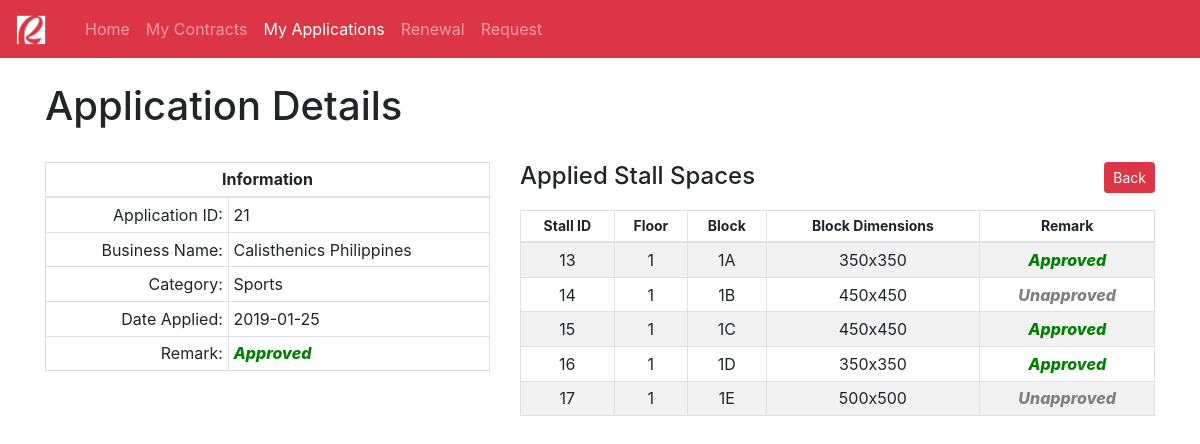
/client-view-application-details.php?app_id=21, run on the app's committed database.
### tables this page shows
CREATE TABLE `applied_stall` (
  `app_id` int(11) NOT NULL,
  `client_id` int(11) NOT NULL,
  `category_id` int(11) NOT NULL,
  `business_name` varchar(128) DEFAULT NULL,
  `date_applied` datetime DEFAULT CURRENT_TIMESTAMP,
  `date_approved` datetime DEFAULT NULL,
  `application_status` varchar(32) DEFAULT 'Unapproved',
  `applied_term` varchar(32) NOT NULL,
  `start_date` datetime,
  `end_date` datetime
);

CREATE TABLE `business_classification` (
  `category_id` int(11) NOT NULL,
  `category_name` varchar(64) NOT NULL
);

CREATE TABLE `applied_stall_details` (
  `id` int(11) NOT NULL,
  `app_id` int(11) NOT NULL,
  `stall_id` int(11) NOT NULL,
  `stall_application_status` varchar(32) DEFAULT 'Unapproved'
);

CREATE TABLE `stalls` (
  `stall_id` int(11) NOT NULL,
  `floor_no` varchar(1) NOT NULL,
  `block_no` varchar(20) NOT NULL,
  `block_dimension` varchar(11) NOT NULL,
  `stall_price` double NOT NULL,
  `price_date_effectivity` datetime DEFAULT NULL
);

### client-view-application-details.php (the view, shortened to what this page needs)
<!DOCTYPE html>
<html lang="en">
<head>
    <link rel="stylesheet" href="bootstrap-4.2.1-dist/css/bootstrap.min.css">
    <nav class="navbar navbar-expand-lg navbar-dark bg-danger">
        <a class="navbar-brand" href="index.php">
            <img src="img/rob.png" width="30" height="30" alt="">
        </a>
        <div class="container">
            <div class="collapse navbar-collapse" id="navbarNav">
                <ul class="navbar-nav">
                    <li class="nav-item ">
                        <a class="nav-link" href="old-user.php?client_id=<?php echo $_GET['client_id'];?>">Home</a>
                    </li>
                    <li class="nav-item ">
                        <a class="nav-link" href="client-contracts.php?client_id=<?php echo $_GET['client_id'];?>">My Contracts</a>
                    </li>
                    <li class="nav-item active">
                        <a class="nav-link" href="client-application.php?client_id=<?php echo $_GET['client_id'];?>">My Applications</a>
                    </li>
                    <li class="nav-item">
                        <a class="nav-link" href="client-renewal.php?client_id=<?php echo $_GET['client_id'];?>">Renewal</a>
                    </li>
                    <li class="nav-item">
                        <a class="nav-link" href="client-application-request.php?client_id=<?php echo $_GET['client_id'];?>">Request</a>
                    </li>
                </ul>
            </div>
        </div>
    </nav>
</head>
<body>
    <div class="container">
            <br><h1>Application Details</h1><br>
        <div class="row">
            <div class="col-md-5">
                    <?php
                        require_once "api/config.php";
                        $app_id = $_GET['app_id'];
                        $client_id = $_GET['client_id'];
                        $sql_applied_stall = "SELECT * FROM applied_stall ap
                        INNER JOIN business_classification bc ON ap.category_id = bc.category_id WHERE app_id = $app_id";
                        $result_applied_stall = mysqli_query($link, $sql_applied_stall);
                        if(mysqli_num_rows($result_applied_stall) > 0 ){
                            while($row_applied_stall = mysqli_fetch_assoc($result_applied_stall)){
                                echo '<table class="table table-bordered table-sm">';
                                    echo '<tr align="center">';
                                        echo '<th colspan="2">Information</th>';
                                    echo '</tr>';
                                    echo '<tbody>';
                                        echo '<tr>';
                                            echo '<td align="right">Application ID:</td>';
                                            echo '<td>' . $row_applied_stall['app_id'] . '</td>';
                                        echo '</tr>';
                                        echo '<tr>';
                                            echo '<td align="right">Business Name:</td>';
                                            echo '<td>' . $row_applied_stall['business_name'] . '</td>';
                                        echo '</tr>';
                                        echo '<tr>';
                                            echo '<td align="right">Category:</td>';
                                            echo '<td>' . $row_applied_stall['category_name'] . '</td>';
                                        echo '</tr>';
                                        echo '<tr>';
                                            echo '<td align="right">Date Applied:</td>';
                                            $old_date_applied = strtotime($row_applied_stall['date_applied']);
                                            $new_date_applied = date('Y-m-d', $old_date_applied);
                                            echo '<td>' . $new_date_applied . '</td>';
                                        echo '</tr>';
                                        echo '<tr>';
                                            echo '<td align="right">Remark:</td>';
                                                if($row_applied_stall['application_status'] == 'Approved'){
                                                    echo "<td style='color: green; font-style: italic; font-weight: 800;'>" . $row_applied_stall['application_status'] . "</td>";
                                                }elseif($row_applied_stall['application_status'] == 'Unapproved'){
                                                    echo "<td style='color: gray; font-style: italic; font-weight: 800;'>" . $row_applied_stall['application_status'] . "</td>";
                                                }elseif($row_applied_stall['application_status'] == 'Disapproved'){
                                                    echo "<td style='color: red; font-style: italic; font-weight: 800;'>" . $row_applied_stall['application_status'] . "</td>";
                                                }
                                        echo '</tr>';
                                    echo '</tbody>';
                                echo '</table>';
                            }
                        }
                    ?>
            </div>
            <div class="col-md-7">
            <h4 class="float-left">Applied Stall Spaces</h4>
            <a href="client-application.php?client_id=<?php echo $client_id;?>" class="btn btn-danger btn-sm float-right">Back</a>
            <br /><br />
                <table class="table table-sm table-bordered table-striped">
                    <thead align="center" style="font-size: 14px;">
                        <th>Stall ID</th>
                        <th>Floor</th>
                        <th>Block</th>
                        <th>Block Dimensions</th>
                        <th>Remark</th>
                    </thead>
                <?php
                        require_once "api/config.php";
                        $app_id = $_GET['app_id'];
                        $sql_applied_stall = "SELECT * FROM applied_stall_details ad
                        INNER JOIN stalls s ON ad.stall_id = s.stall_id
                        WHERE app_id = $app_id";
                        $result_applied_stall = mysqli_query($link, $sql_applied_stall);
                        if(mysqli_num_rows($result_applied_stall) > 0 ){
                            while($row_applied_stall = mysqli_fetch_assoc($result_applied_stall)){
                                echo "<tr align='center'>";
                                    echo "<td>" . $row_applied_stall['stall_id'] . "</td>";
                                    echo "<td>" . $row_applied_stall['floor_no'] . "</td>";
                                    echo "<td>" . $row_applied_stall['block_no'] . "</td>";
                                    echo "<td>" . $row_applied_stall['block_dimension'] . "</td>";
                                    if($row_applied_stall['stall_application_status'] == 'Approved'){
                                        echo "<td style='color: green; font-style: italic; font-weight: 800;'>" . $row_applied_stall['stall_application_status'] . "</td>";
                                    }elseif($row_applied_stall['stall_application_status'] == 'Unapproved'){
                                        echo "<td style='color: gray; font-style: italic; font-weight: 800;'>" . $row_applied_stall['stall_application_status'] . "</td>";
                                    }elseif($row_applied_stall['stall_application_status'] == 'Disapproved'){
                                        echo "<td style='color: red; font-style: italic; font-weight: 800;'>" . $row_applied_stall['stall_application_status'] . "</td>";
                                    }elseif(($row_applied_stall['stall_application_status']) == 'Cancelled'){
                                        echo "<td style='color: red; font-style: italic; font-weight: 800;'>" . $row_applied_stall['stall_application_status'] . "</td>";
                                    }
                                echo "</tr>";
                            }
                        }
                    ?>
                </table>
            </div>
        </div>
    </div>
</body>
</html>

### data on the page
applied_stall: app_id "21", business_name "Calisthenics Philippines", category.category_name "Sports", date_applied "2019-01-25", application_status "Approved"
applied_stall_details: stall.stall_id "13", stall.floor_no "1", stall.block_no "1A", stall.block_dimension "350x350", stall_application_status "Approved"
applied_stall_details: stall.stall_id "14", stall.floor_no "1", stall.block_no "1B", stall.block_dimension "450x450", stall_application_status "Unapproved"
applied_stall_details: stall.stall_id "15", stall.floor_no "1", stall.block_no "1C", stall.block_dimension "450x450", stall_application_status "Approved"
applied_stall_details: stall.stall_id "16", stall.floor_no "1", stall.block_no "1D", stall.block_dimension "350x350", stall_application_status "Approved"
applied_stall_details: stall.stall_id "17", stall.floor_no "1", stall.block_no "1E", stall.block_dimension "500x500", stall_application_status "Unapproved"
